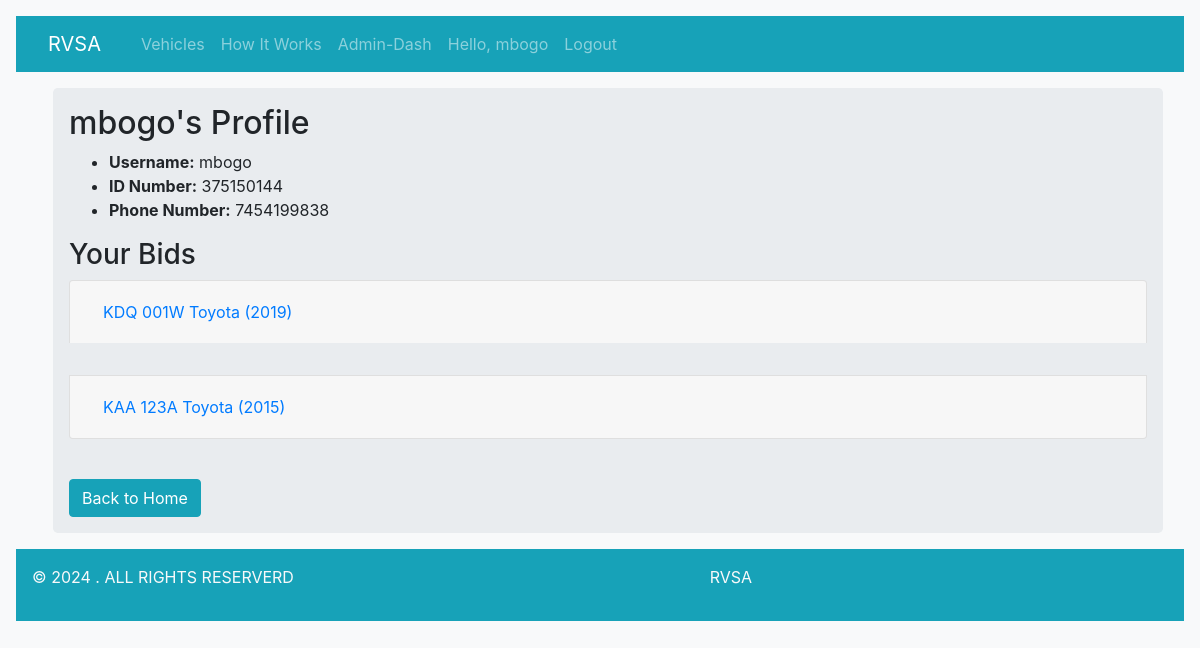
/profile/ (signed in), run on the app's committed database.
### users/models.py (models this page shows, shortened)
class Profile(models.Model):
    user = models.OneToOneField(
        User, on_delete=models.CASCADE
    )
    id_number = models.IntegerField(max_length=10,blank=False,null=True,unique=True)
    phone_number = models.IntegerField(max_length=10,blank=False,null=True,unique=True)

### vehicles/models.py (models this page shows, shortened)
class Vehicle(models.Model):
    BID_STATUS_CHOICES = [
        ('Available', 'Available'),
        ('On_auction', 'On_auction'),
        ('On_bid', 'On_bid'),
    ]
    TRANSMISSION_CHOICES=[
        ('Automatic','Automatic'),
        ('Manual','Manual')
    ]
    v_id = models.UUIDField(default=uuid.uuid4, editable=False, unique=True)
    registration_no = models.CharField(max_length=255,unique=True)
    make = models.ForeignKey(VehicleMake, on_delete=models.CASCADE)
    model = models.ForeignKey(VehicleModel, on_delete=models.CASCADE)
    YOM = models.ForeignKey(ManufactureYear, on_delete=models.CASCADE)
    mileage = models.IntegerField(null=True, blank=True)
    created_at = models.DateTimeField(auto_now_add=True)
    updated_at = models.DateTimeField(auto_now=True)
    engine_cc = models.IntegerField()
    transmission = models.CharField(max_length=255, choices=TRANSMISSION_CHOICES,blank=True)
    body_type = models.ForeignKey(VehicleBody, on_delete=models.CASCADE)
    fuel_type = models.ForeignKey(FuelType, on_delete=models.CASCADE)
    status = models.CharField(max_length=10, choices=BID_STATUS_CHOICES, default='available')
    reserve_price = models.IntegerField()
    file = models.FileField(upload_to='images/',default='images/default-vehicle.png',blank=True)
    views = models.IntegerField(default=0)

class VehicleMake(models.Model):
    name = models.CharField(max_length=255)
    class Meta:
        verbose_name_plural = "Makes"
    def __str__(self):
            return self.name

class ManufactureYear(models.Model):
    year = models.IntegerField()
    class Meta:
        verbose_name_plural = "Years of Manufacture"
    def __str__(self):
            return str(self.year)

### users/views.py (the view)
# urls.py: path('profile/', user_views.profile_page, name='profile'),
@login_required
def profile_page(request):
    profile = Profile.objects.get(user=request.user)
    user_bids = Bidding.objects.filter(user=request.user).select_related('vehicle')
    context = {
        'user_bids':user_bids,
        'profile': profile
    }
    return render(request, 'users/profile.html', context)

### auctions/users/templates/users/profile.html (shortened to what this page needs)
{% extends 'vehicles/base.html' %}
{% block content %}
<div class="container jumbotron p-3 m-2">
    <h2>{{ profile.user.username }}'s Profile</h2>
    <ul>
        <li><strong>Username:</strong> {{ profile.user.username }}</li>
        <li><strong>ID Number:</strong> {{ profile.id_number }}</li>
        <li><strong>Phone Number:</strong> {{ profile.phone_number }}</li>
    </ul>
    <h3>Your Bids</h3>
    {% if user_bids %}
        {% regroup user_bids by vehicle as vehicle_bids %}
        <div class="accordion" id="bidsAccordion">
            {% for group in vehicle_bids %}
                <div class="card">
                    <div class="card-header" id="heading{{ forloop.counter }}">
                        <h5 class="mb-0">
                            <button class="btn btn-link" type="button" data-toggle="collapse" data-target="#collapse{{ forloop.counter }}" aria-expanded="true" aria-controls="collapse{{ forloop.counter }}">
                                {{ group.grouper.registration_no }} {{ group.grouper.make }} ({{ group.grouper.YOM }})
                            </button>
                        </h5>
                    </div>
                </div>
            {% endfor %}
        </div>
    {% else %}
        <p>No bids found.</p>
    {% endif %}
    <a href="{% url 'homepage' %}" class="btn btn-info mt-2">Back to Home</a>
</div>
{% endblock %}

### auctions/vehicles/templates/vehicles/base.html (shortened to what this page needs)
{% load static %}
<!DOCTYPE html>
<html lang="en">
<head>
    <link rel="stylesheet" href="{% static 'vehicles/styles.css' %} ">
    <link rel="stylesheet" href="https://cdnjs.cloudflare.com/ajax/libs/font-awesome/4.7.0/css/font-awesome.min.css">
    <link rel="stylesheet" href="https://stackpath.bootstrapcdn.com/bootstrap/4.5.0/css/bootstrap.min.css">
</head>
<body>
    <nav class="navbar navbar-expand-lg navbar-dark text-light bg-info sticky-top m-3">
        <a class="navbar navbar-brand" href="{% url 'homepage'%}">RVSA</i>
        </a>
        <div class="collapse navbar-collapse" id="navbarSupportedContent">
            <li class="navbar-nav nav-item">
             <a class="nav-link" href="{% url 'vehicles' %}">Vehicles</a>
                <a class="nav-link" href="">How It Works</a>
            {% if user.is_authenticated %}
                  {% if user.is_staff %}
                        <a class="nav-link" href="{% url 'administration' %}">Admin-Dash</a>
                      {% endif %}
                <a class="nav-link" href="{% url 'profile' %}">Hello, {{user.username}}</a>
                <a class="nav-link " href="/logout ">Logout</a>  {% else %}
                <div class="navbar-nav ">
                    <a class="nav-link ml-auto " href="/login">Login</a>
                    <a class="nav-link ml-auto " href="/register ">Register</a>
                </div>
              {% endif %}
            </li>
        </div>
    </nav>
    <div>
        <body class="bg-light">
            <div class="container ">
                {% block content%} {% endblock content%}
            </div>
            <div class=" ">
                <nav class="navbar navbar-dark bg-info text-center text-light m-3 p-3 ">
                    <p class="text-center ">&copy; 2024 . ALL RIGHTS RESERVERD
                        <p>RVSA</p>
                    </p>
                </nav>
            </div>
    </div>
    </body>
</html>

### auctions/vehicles/static/vehicles/styles.css (style rules this page uses)
body { background-color: #0c7ae7; }
.jumbotron { padding: 2rem 2rem; }
.card { margin-bottom: 2rem; }

### data on the page
Profile: user.username "mbogo", id_number "375150144", phone_number "7454199838"
Vehicle: grouper.registration_no "KDQ 001W", grouper.make "Toyota", grouper.YOM "2019"
Vehicle: grouper.registration_no "KAA 123A", grouper.make "Toyota", grouper.YOM "2015"

### other printed values
{{ user.username }} "mbogo"
